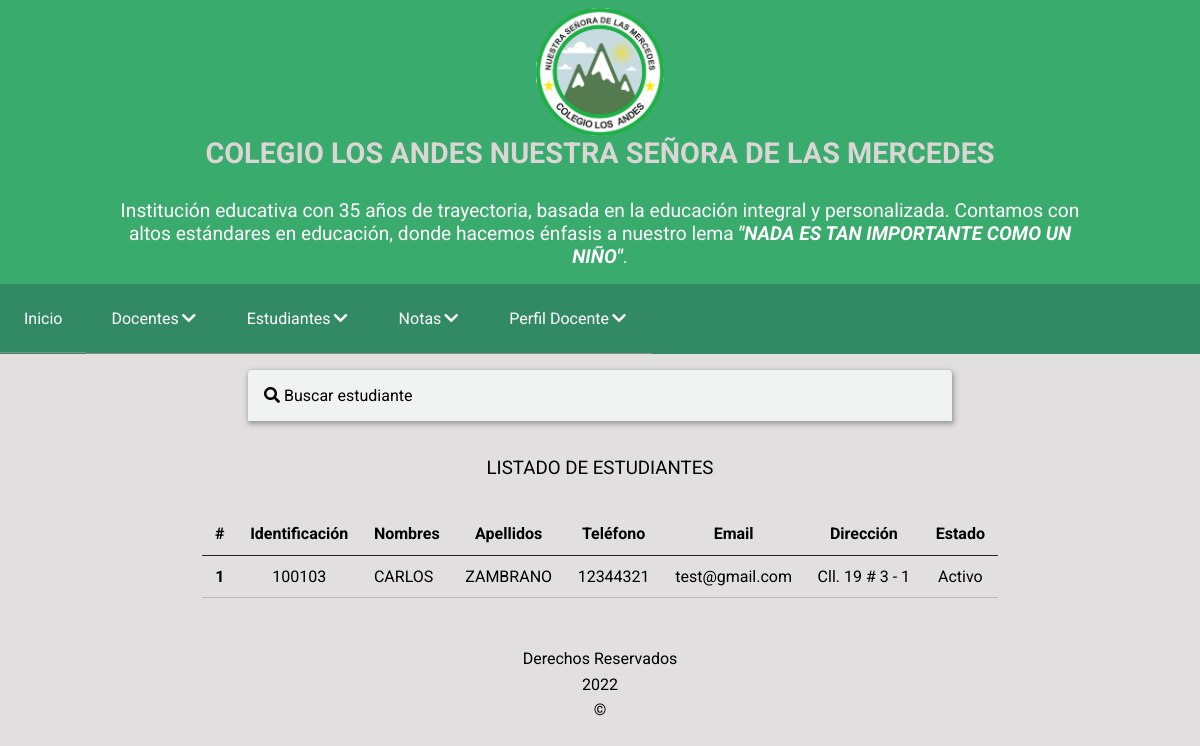
/principal.php?CONTENIDO=layout/components/estudiante/lista-estudiante.php (signed in), run on the app's committed database.
### tables this page shows
CREATE TABLE menu (
    id int(4) NOT NULL AUTO_INCREMENT PRIMARY KEY,
    nombre VARCHAR(60) NOT NULL,
    ruta VARCHAR(200) NULL,
    tipo INT(2) NOT NULL,
    es_hijo INT(4) NULL,
    posicion INT(4) NOT NULL,
    INDEX (es_hijo),
    FOREIGN KEY (es_hijo) REFERENCES menu(id)
);

CREATE TABLE roles (
    id INT(4) NOT NULL AUTO_INCREMENT PRIMARY KEY,
    nombre VARCHAR(20) NOT NULL,
    valor CHAR(3) NOT NULL
);

CREATE TABLE usuario (
    id INT(4) NOT NULL AUTO_INCREMENT PRIMARY KEY,
    identificacion varchar(15) NOT NULL UNIQUE,
    nombres varchar(50) NOT NULL,
    apellidos varchar(50) NOT NULL,
    telefono varchar(10) NULL,
    email varchar(50) NOT NULL,
    direccion varchar(30) DEFAULT NULL,
    clave varchar(40) DEFAULT NULL,
    rol_id INT(4) NOT NULL,
    estado INT(1) NOT NULL,
    INDEX (rol_id),
    FOREIGN KEY (rol_id) REFERENCES roles(id) ON DELETE RESTRICT ON UPDATE CASCADE
);

### logica/clases/Menu.php (called while the page is built, shortened)
<?php
class Menu
{
    protected $id;
    protected $nombre;
    protected $ruta;
    protected $tipo;
    protected $es_hijo;
    public function __construct($campo, $valor)
    {
        if ($campo != null) {
            $this->id = $campo['id'];
            $this->nombre = $campo['nombre'];
            $this->ruta = $campo['ruta'];
            $this->tipo = $campo['tipo'];
            $this->es_hijo = $campo['es_hijo'];
        }
    }
    public function getId()
    {
        return $this->id;
    }
    public function getNombre()
    {
        return $this->nombre;
    }
    public function getRuta()
    {
        return $this->ruta;
    }
    public function getTipo()
    {
        return $this->tipo;
    }
    public function getEsHijo()
    {
        return $this->es_hijo;
    }
    public static function getLista($filtro, $orden)
    {
        if ($filtro == null || $filtro == '') $filtro = '';
        else $filtro = " WHERE $filtro";
        if ($orden == null || $orden == '') $orden = '';
        else $orden = " ORDER BY $orden";
        $cadenaSQL = "SELECT id, nombre, ruta, tipo, es_hijo, posicion FROM menu $filtro $orden";
        return ConectorBD::ejecutarQuery($cadenaSQL);
    }
    public static function getListaEnObjetos($filtro, $orden)
    {
        $resultado = Menu::getLista($filtro, $orden);
        $lista = array();
        foreach ($resultado as $key) {
            $menu = new Menu($key, null);
            array_push($lista, $menu);
        }
        return $lista;
    }
}

### logica/clasesGenericas/ConectorBD.php (called while the page is built, shortened)
<?php
class ConectorBD
{
    private $servidor;
    private $puerto;
    private $baseDatos;
    private $controlador;
    private $usuario;
    private $clave;
    public function __construct()
    {
        $ruta = dirname(__FILE__) . '/../../configuracion.ini';
        if (!file_exists($ruta)) {
            echo 'Error: No existe el archivo de configuracion de conexion a la base de datos. Nombre del archivo: ' . $ruta;
        } else {
            $parametros = parse_ini_file($ruta);
            if (!$parametros) {
                echo 'Error: no se pudo procesar el archivo de configuracion. Nombre del archivo: ' . $ruta;
            } else {
                $this->servidor = $parametros['servidor'];
                $this->puerto = $parametros['puerto'];
                $this->baseDatos = $parametros['baseDatos'];
                $this->controlador = $parametros['controlador'];
                $this->usuario = $parametros['usuario'];
                $this->clave = $parametros['clave'];
            }
        }
    }
    public function conectar()
    {
        try {
            $this->conexion = new PDO("$this->controlador:host=$this->servidor;port=$this->puerto;dbname=$this->baseDatos", $this->usuario, $this->clave);
            return true;
        } catch (Exception $exc) {
            echo 'No se pudo conectar a la base de datos. ' . $exc->getMessage();
            return false;
        }
    }
    public static function ejecutarQuery($cadenaSQL)
    {
        $conectorBD = new ConectorBD();
        if ($conectorBD->conectar()) {
            $sentencia = $conectorBD->conexion->prepare($cadenaSQL);
            if (!$sentencia->execute()) $consulta = false;
            else {
                $consulta = $sentencia->fetchAll();
            }
        } else  echo 'No se pudo conectar con la base de datos.';
        return $consulta;
    }
}

### logica/clases/Permiso.php (called while the page is built, shortened)
<?php
class Permiso
{
    protected $estado;
    public function __construct($campo, $valor)
    {
        if ($campo != null) {
            $this->estado = $campo['estado'];
        }
    }
    public function getEstado()
    {
        return $this->estado;
    }
    public static function getLista($filtro, $orden)
    {
        if ($filtro == null || $filtro == '') $filtro = '';
        else $filtro = " WHERE $filtro";
        if ($orden == null || $orden == '') $orden = '';
        else $orden = " ORDER BY $orden";
        $cadenaSQL = "SELECT id, id_rol, id_menu, estado FROM permisos $filtro $orden";
        return ConectorBD::ejecutarQuery($cadenaSQL);
    }
    public static function getListaEnObjetos($filtro, $orden)
    {
        $resultado = Permiso::getLista($filtro, $orden);
        $lista = array();
        foreach ($resultado as $key) {
            $permisos = new Permiso($key, null);
            array_push($lista, $permisos);
        }
        return $lista;
    }
}

### logica/clases/Usuario.php (called while the page is built, shortened)
<?php
class Usuario
{
    protected $identificacion;
    protected $nombres;
    protected $apellidos;
    protected $telefono;
    protected $email;
    protected $direccion;
    protected $rol_id;
    protected $estado;
    public function __construct($campo, $valor)
    {
        if ($campo != null) {
            $this->identificacion = $campo['identificacion'];
            $this->nombres = $campo['nombres'];
            $this->apellidos = $campo['apellidos'];
            $this->telefono = $campo['telefono'];
            $this->email = $campo['email'];
            $this->direccion = $campo['direccion'];
            $this->rol_id = $campo['rol_id'];
            $this->estado = $campo['estado'];
        }
    }
    public function getTelefono()
    {
        return $this->telefono;
    }
    public function getEmail()
    {
        return $this->email;
    }
    public function getDireccion()
    {
        return $this->direccion;
    }
    public function getEstado()
    {
        return $this->estado;
    }
    public function getIdentificacion()
    {
        return $this->identificacion;
    }
    public function getNombres()
    {
        return $this->nombres;
    }
    public function getApellidos()
    {
        return $this->apellidos;
    }
    public function getRolId()
    {
        return $this->rol_id;
    }
    public static function getLista($filtro, $orden)
    {
        if ($filtro == null || $filtro == '') $filtro = '';
        else $filtro = " WHERE $filtro";
        if ($orden == null || $orden == '') $orden = '';
        else $orden = " ORDER BY $orden";
        $cadenaSQL = "SELECT id, identificacion, nombres, apellidos, telefono, email, direccion, clave, rol_id, estado FROM usuario $filtro $orden";
        return ConectorBD::ejecutarQuery($cadenaSQL);
    }
    public static function getListaEnObjetos($filtro, $orden)
    {
        $resultado = Usuario::getLista($filtro, $orden);
        $lista = array();
        foreach ($resultado as $key) {
            $usuario = new Usuario($key, null);
            array_push($lista, $usuario);
        }
        return $lista;
    }
}

### logica/clases/Rol.php (called while the page is built, shortened)
<?php
class Rol
{
    protected $nombre;
    public function __construct($campo, $valor)
    {
        if ($campo != null) {
            if (!is_array($campo)) {
                $cadenaSQL = "SELECT id, nombre, valor FROM roles WHERE $campo=$valor";
                $campo = ConectorBD::ejecutarQuery($cadenaSQL)[0];
            }
            $this->nombre = $campo['nombre'];
        }
    }
    public function getNombre()
    {
        return $this->nombre;
    }
    public static function getLista($filtro, $orden)
    {
        if ($filtro == null || $filtro == '') $filtro = '';
        else $filtro = " WHERE $filtro";
        if ($orden == null || $orden == '') $orden = '';
        else $orden = " ORDER BY $orden";
        $cadenaSQL = "SELECT id, nombre, valor FROM roles $filtro $orden";
        return ConectorBD::ejecutarQuery($cadenaSQL);
    }
    public static function getListaEnObjetos($filtro, $orden)
    {
        $resultado = Rol::getLista($filtro, $orden);
        $lista = array();
        foreach ($resultado as $key) {
            $rol = new Rol($key, null);
            array_push($lista, $rol);
        }
        return $lista;
    }
}

### logica/clasesGenericas/Generalidades.php (called while the page is built, shortened)
<?php
class Generalidades
{
    public static function getEstadoUsuario($idEstado)
    {
        return $idEstado == 1 ? 'Activo' : 'Inactivo';
    }
}

### logica/clasesGenericas/MenuLista.php (the view)
<?php
class MenuLista
{
    public static function getMenu($rol)
    {
        $listaMenu = '';
        $totalMenus = Menu::getListaEnObjetos(null, 'posicion');
        foreach ($totalMenus as $menu) {
            if ($menu->getTipo() == 1) {
                $listaMenu .= MenuLista::construirHijos($menu, $rol);
            }
        }
        return $listaMenu;
    }
    public static function construirHijos($item, $rol)
    {
        $permiso = Permiso::getListaEnObjetos("id_rol={$rol} AND id_menu={$item->getId()}", null);
        $tieneHijos = false;
        $hijoUnico = '';
        foreach ($permiso as $key) {
            if ($key->getEstado() == 1) {
                $hijoUnico .= '<li class="menu__item"><a href="' . $item->getRuta() . '" class="as-menu__link">' . $item->getNombre() . '</a></li>';
                $totalMenus = Menu::getListaEnObjetos(null, 'posicion');
                $listaHijos = '<li class="menu__item as-dropdown-submenu"><a href="' . $item->getRuta() . '" class="as-menu__link as-submenu-btn"> <span>' . $item->getNombre() . '</span> <i class="fas fa-chevron-down"></i></a><ul class="as-submenu">';
                foreach ($totalMenus as $menu) {
                    if ($menu->getEsHijo() == $item->getId() && $menu->getTipo() == 2) {
                        $permiso = Permiso::getListaEnObjetos("id_rol={$rol} AND id_menu={$menu->getId()}", null);
                        foreach ($permiso as $key) {
                            if ($key->getEstado() == 1) {
                                $listaHijos .= '<li class="menu__item"><a href="' . $menu->getRuta() . '" class="as-menu__link as-submenu-color">' . $menu->getNombre() . '</a></li>';
                            }
                        }
                        $tieneHijos = true;
                    }
                }
                $listaHijos .= '</ul> </li>';
            }
        }
        return $tieneHijos ? $listaHijos : $hijoUnico;
    }
}

### principal.php (shortened to what this page needs)
<?php
$USUARIO = unserialize($_SESSION['usuario']);
$roles = Rol::getListaEnObjetos("id={$USUARIO->getRolId()}", null)[0];
?>
<!doctype html>
<html>
<head>
    <link rel="stylesheet" type="text/css" href="layout/css/main.css">
    <link rel="stylesheet" href="https://cdnjs.cloudflare.com/ajax/libs/font-awesome/5.15.4/css/all.min.css">
    <link rel="stylesheet" href="//code.jquery.com/ui/1.12.1/themes/base/jquery-ui.css">
</head>
<body>
    <header>
        <nav class="as-nav-header">
            <div class="as-first-div">
                <img class="as-logo" src="layout/img/logo-oficial.png" alt="logo" />
            </div>
            <div class="as-information">
                <h3 class="as-title">COLEGIO LOS ANDES NUESTRA SEÑORA DE LAS MERCEDES</h3>
                <p>Institución educativa con 35 años de trayectoria, basada en la educación integral
                    y personalizada. Contamos con altos estándares en educación, donde hacemos énfasis a
                    nuestro lema <span>&quot;NADA ES TAN IMPORTANTE COMO UN NIÑO&quot;</span>.</p>
            </div>
        </nav>
    </header>
    <nav class="as-main-nav">
        <ul class="as-menu" id="as-menu">
            <li class="menu__item"><a href="principal.php?CONTENIDO=layout/inicio.php" class="as-menu__link">Inicio</a></li>
            <?php
            $menu = MenuLista::getMenu($USUARIO->getRolId());
            echo $menu;
            ?>
            <li class="menu__item as-dropdown-submenu"><a href="#" class="as-menu__link as-submenu-btn"> <span>Perfil <?php echo $roles->getNombre(); ?> </span> <i class="fas fa-chevron-down"></i></a>
            </li>
    </nav>
    <main class="as-layout">
        <?php include $_REQUEST['CONTENIDO']; ?>
    </main>
    <?php
    $footer = Footer::showFooter();
    echo $footer;
    ?>
</body>
</html>

### layout/components/estudiante/lista-estudiante.php (shortened to what this page needs)
<?php
$lista = '';
$count = 1;
$listaUsuarios = Usuario::getListaEnObjetos('rol_id=4', '');
foreach ($listaUsuarios as $item) {
    $lista .= "<tr>";
    $lista .= '<th scope="row">' . $count . '</th>';
    $lista .= "<td>{$item->getIdentificacion()}</td>";
    $lista .= "<td class='as-text-uppercase as-text-left'>{$item->getNombres()}</td>";
    $lista .= "<td class='as-text-uppercase as-text-left'>{$item->getApellidos()}</td>";
    $lista .= "<td>{$item->getTelefono()}</td>";
    $lista .= "<td>{$item->getEmail()}</td>";
    $lista .= "<td>{$item->getDireccion()}</td>";
    $lista .= "<td>" . Generalidades::getEstadoUsuario($item->getEstado()) . "</td>";
    $lista .= "</tr>";
    $count++;
}
?>
<div class="as-tab-content">
    <div class="as-tab-header" id="as-tab-header-click">
        <i class='fas fa-search'></i> Buscar estudiante
    </div>
</div>
<div class="as-layout-table">
    <div>
        <h3 class="as-title-table">LISTADO DE ESTUDIANTES</h3>
    </div>
    <div class="as-table-responsive">
        <table class="as-table">
            <thead>
                <tr>
                    <th scope="col">#</th>
                    <th scope="col">Identificación</th>
                    <th scope="col">Nombres</th>
                    <th scope="col">Apellidos</th>
                    <th scope="col">Teléfono</th>
                    <th scope="col">Email</th>
                    <th scope="col">Dirección</th>
                    <th scope="col">Estado</th>
                </tr>
            </thead>
            <tbody>
                <?php print_r($lista); ?>
            </tbody>
        </table>
    </div>
</div>

### data on the page
menu: nombre "Docentes"
menu: nombre "Estudiantes"
menu: nombre "Notas"
roles: nombre "Docente"
usuario: identificacion "100103", nombres "CARLOS", apellidos "ZAMBRANO", telefono "12344321", email "test@gmail.com", direccion "Cll. 19 # 3 - 1", estado "Activo"
